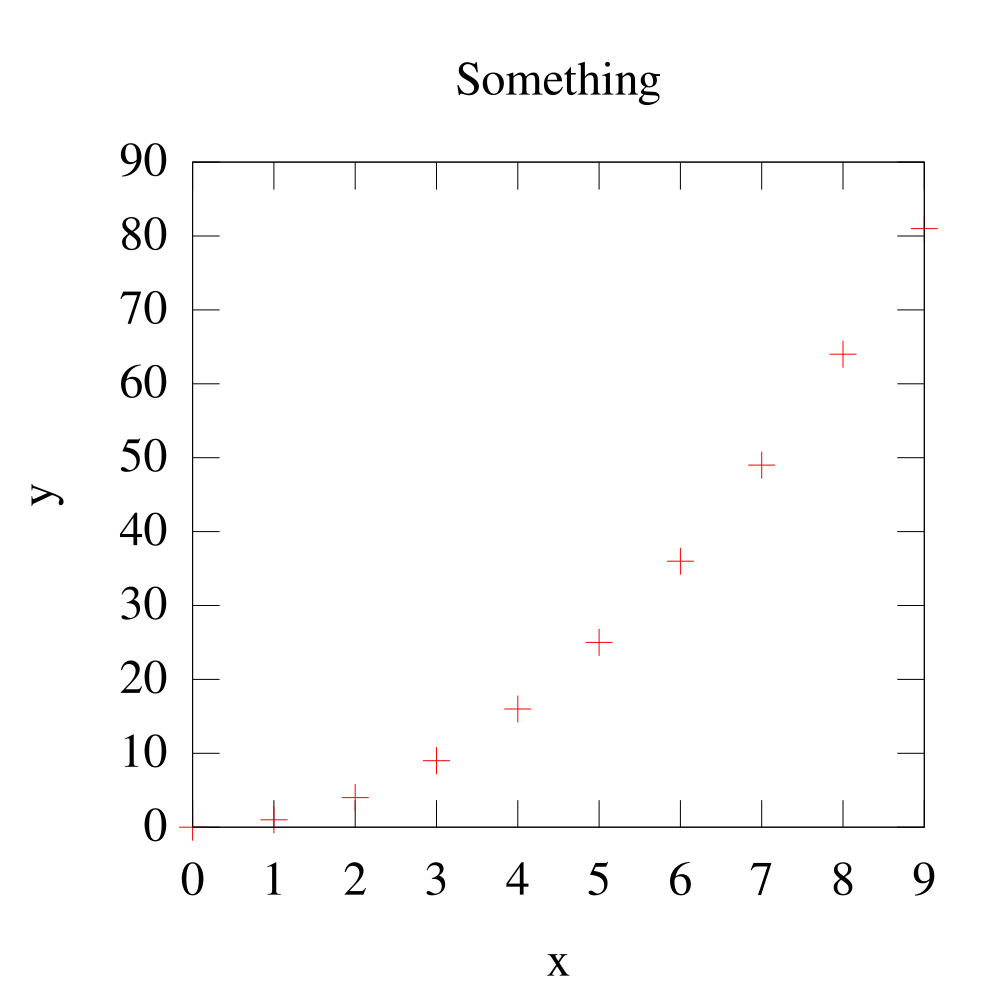

The gnuplot source for this figure:
set terminal svg enhanced size 1000 1000 fname "Times" fsize 36
set output "plot.svg"
set title "Something"
set xlabel "x"
set ylabel "y"
plot "./data.dat" using 1:2 title ""
